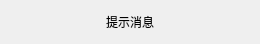
<?xml version="1.0" encoding="UTF-8"?>
<ui version="4.0">
 <class>ShowTip</class>
 <widget class="QWidget" name="ShowTip">
  <property name="geometry">
   <rect>
    <x>0</x>
    <y>0</y>
    <width>260</width>
    <height>44</height>
   </rect>
  </property>
  <property name="windowTitle">
   <string>ShowTip</string>
  </property>
  <layout class="QHBoxLayout" name="horizontalLayout">
   <property name="leftMargin">
    <number>14</number>
   </property>
   <property name="topMargin">
    <number>10</number>
   </property>
   <property name="rightMargin">
    <number>14</number>
   </property>
   <property name="bottomMargin">
    <number>10</number>
   </property>
   <item>
    <widget class="QLabel" name="tipLabel">
     <property name="text">
      <string>提示消息</string>
     </property>
     <property name="alignment">
      <set>Qt::AlignCenter</set>
     </property>
    </widget>
   </item>
  </layout>
 </widget>
 <resources/>
 <connections/>
</ui>
